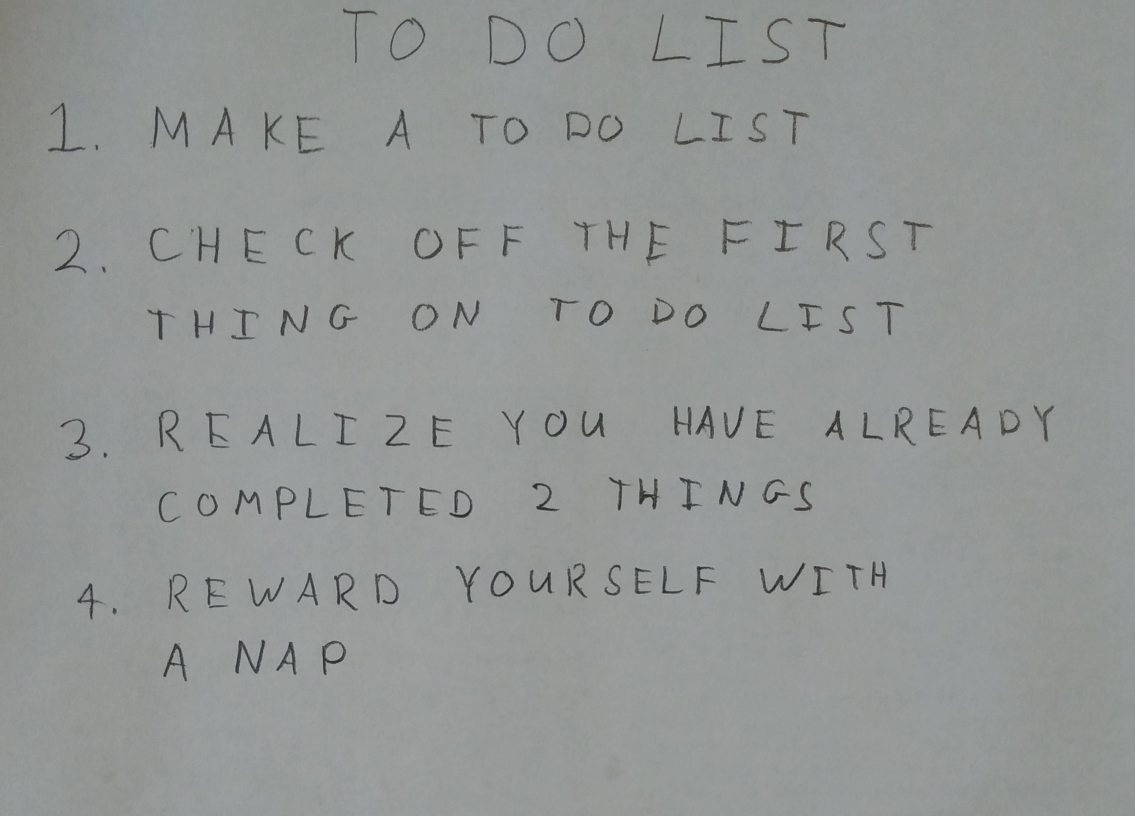
#> input picture Neural Networks for Recognition/images/01_list.jpg, 2270 x 1631 px (shown at 1/2 size); its folder holds only this picture in this run
$ python run_q4.py   (older library calls are emulated)
#> lines starting #> are read from the running program, lines starting #| are printed output that depends on the picture; after the words box and inside, x2 and y2 are one past the last pixel; in counts of white or black regions, pixels touching at a corner belong together; long printed decimals are rounded
### Neural Networks for Recognition/python/q4.py
import numpy as np

import skimage
import skimage.measure
import skimage.color
import skimage.restoration
import skimage.filters
import skimage.morphology
import skimage.segmentation

import os
import matplotlib.pyplot as plt

# takes a color image
# returns a list of bounding boxes and black_and_white image
def findLetters(image):
    bboxes = []
    bw = None
    # insert processing in here
    # one idea estimate noise -> denoise -> greyscale -> threshold -> morphology -> label -> skip small boxes
    # this can be 10 to 15 lines of code using skimage functions
    image_denoised = skimage.restoration.denoise_wavelet(image, multichannel=True)  # denoise
    image_grey = skimage.color.rgb2grey(image_denoised)  # greyscale
    thresh = skimage.filters.threshold_otsu(image_grey)  # threshold
    image_binary = image_grey > thresh
    bw = skimage.morphology.opening(image_binary, np.ones((5, 5)))  # morphology
    image_label, num = skimage.measure.label(bw, background=1, connectivity=2, return_num=True)  # label

    for i in range(num):  # skip small boxes
        ys, xs = np.where(image_label == i + 1)
        y1, x1, y2, x2 = ys.min(), xs.min(), ys.max(), xs.max()
        if y2 - y1 < 30:
            continue
        bboxes.append([y1, x1, y2, x2])
    return bboxes, bw

### Neural Networks for Recognition/python/nn.py
import numpy as np
from util import *
# do not include any more libraries here!
# do not put any code outside of functions!

############################## Q 2.1 ##############################
# initialize b to 0 vector
# b should be a 1D array, not a 2D array with a singleton dimension
# we will do XW + b.
# X be [Examples, Dimensions]
# [7 lines left out: function initialize_weights, not called in this run]

############################## Q 2.2.1 ##############################
# x is a matrix
# a sigmoid activation function
def sigmoid(x):
    res = 1 / (1 + np.exp(-x))
    return res

############################## Q 2.2.1 ##############################
def forward(X, params, name='', activation=sigmoid):
    """
    Do a forward pass

    Keyword arguments:
    X -- input vector [Examples x D]
    params -- a dictionary containing parameters
    name -- name of the layer
    activation -- the activation function (default is sigmoid)
    """
    pre_act, post_act = None, None
    # get the layer parameters
    W = params['W' + name]
    b = params['b' + name]

    pre_act = np.dot(X, W) + b
    post_act = activation(pre_act)

    # store the pre-activation and post-activation values
    # these will be important in backprop
    params['cache_' + name] = (X, pre_act, post_act)

    return post_act

############################## Q 2.2.2  ##############################
# x is [examples,classes]
# softmax should be done for each row
def softmax(x):
    c = -np.amax(x, axis=1).reshape((-1, 1))
    e_x = np.exp(x + c)
    res = e_x / np.sum(e_x, axis=1).reshape((-1, 1))
    return res

############################## Q 2.2.3 ##############################
# compute total loss and accuracy
# y is size [examples,classes]
# probs is size [examples,classes]
# [8 lines left out: function compute_loss_and_acc, not called in this run]

############################## Q 2.3 ##############################
# we give this to you
# because you proved it
# it's a function of post_act
def sigmoid_deriv(post_act):
    res = post_act*(1.0-post_act)
    return res

# [44 lines left out: functions backwards, get_random_batches, not called in this run]

### Neural Networks for Recognition/python/run_q4.py
import os
import numpy as np
import matplotlib.pyplot as plt
import matplotlib.patches

import skimage
import skimage.measure
import skimage.color
import skimage.restoration
import skimage.io
import skimage.filters
import skimage.morphology
import skimage.segmentation

from nn import *
from q4 import *
# do not include any more libraries here!
# no opencv, no sklearn, etc!
import warnings
warnings.simplefilter(action='ignore', category=FutureWarning)
warnings.simplefilter(action='ignore', category=UserWarning)


def cluster(bboxes, K):
    from sklearn.cluster import KMeans
    bboxes = bboxes[np.argsort(bboxes[:, 2])]
    rows = bboxes[:, 2].reshape(-1, 1)
    kmeans = KMeans(n_clusters=K, random_state=0).fit(rows)
    labels = kmeans.labels_

    lines, line = [], []
    prev_label = labels[0]
    for i in range(len(labels)):
        curr_label = labels[i]
        if curr_label == prev_label:
            line.append(bboxes[i])
        else:
            line = sorted(line, key=lambda x: x[1])
            lines.append(line)
            line = [bboxes[i]]
        prev_label = curr_label
    if len(line) > 0:
        line = sorted(line, key=lambda x: x[1])
        lines.append(line)
    return lines


true_K = [8, 5, 3, 3]  # ground truth lines of texts
characters = "ABCDEFGHIJKLMNOPQRSTUVWXYZ0123456789"
test_y = ["TODOLIST1MAKEATODOLIST2CHECKOFFTHEFIRSTTHINGONTODOLIST3REALIZEYOUHAVEALREADYCOMPLETED2THINGS4REWARDYOURSELFWITHANAP",
          "ABCDEFGHIJKLMNOPQRSTUVWXYZ1234567890",
          "HAIKUSAREEASYBUTSOMETIMESTHEYDONTMAKESENSEREFRIGERATOR",
          "DEEPLEARNINGDEEPERLEARNINGDEEPESTLEARNING"]
for i, img in enumerate(os.listdir('../images')):
    im1 = skimage.img_as_float(skimage.io.imread(os.path.join('../images',img)))
    bboxes, bw = findLetters(im1)
#> in findLetters, `thresh = skimage.filters.threshold_otsu(image_grey)`: thresh = 0.452
#> in findLetters, `image_binary = image_grey > thresh`:
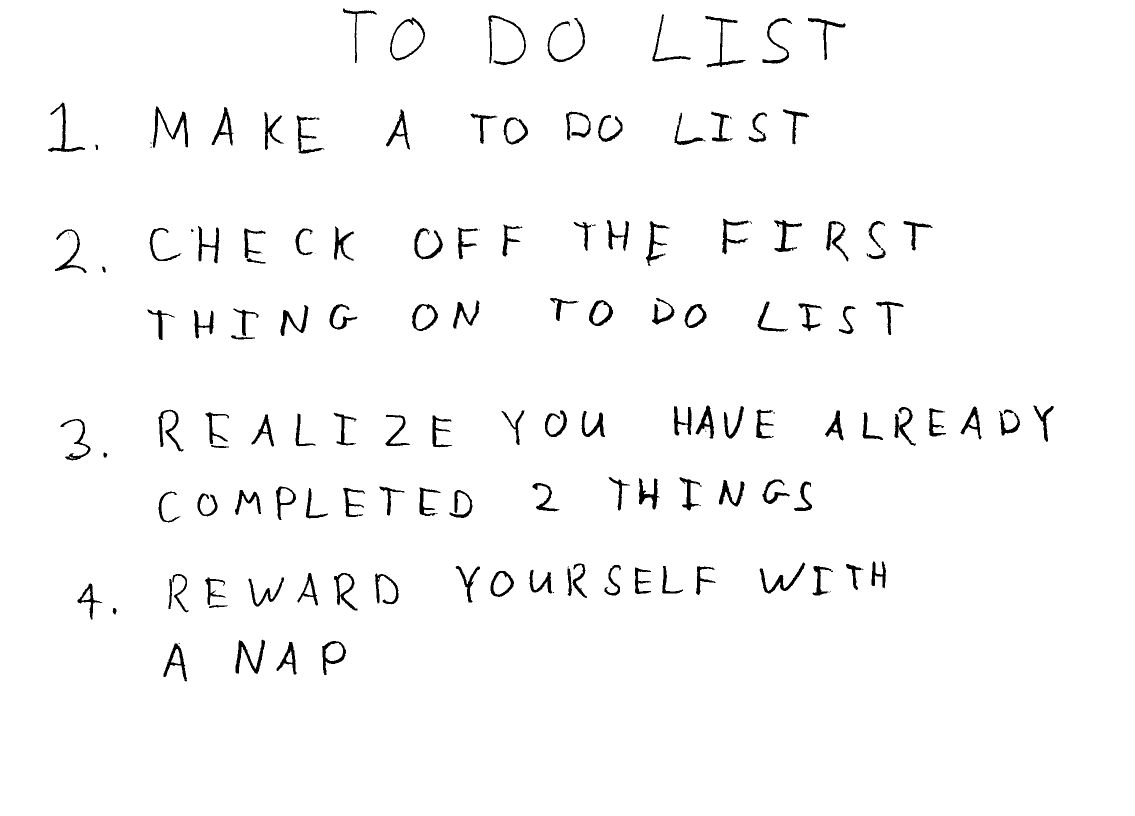
#> image_binary: shape (1631, 2270) bool (shown at 1/2 size); 97.6% white; 159 black regions (29 under 20 px), largest, box (x1, y1, x2, y2) and area: (306, 213, 376, 295) 1374, (471, 1279, 530, 1348) 1217, (977, 30, 1052, 131) 1138
#> in findLetters, `bw = skimage.morphology.opening(image_binary, np.ones((5, 5)))`: bw: shape (1631, 2270) bool; 97.5% white; 127 black regions (7 under 20 px), largest, box (x1, y1, x2, y2) and area: (301, 213, 376, 296) 1448, (471, 1279, 530, 1348) 1247, (1519, 1125, 1611, 1187) 1168
#> in findLetters, `image_label, num = skimage.measure.label(bw, background=1, connectivit..`:
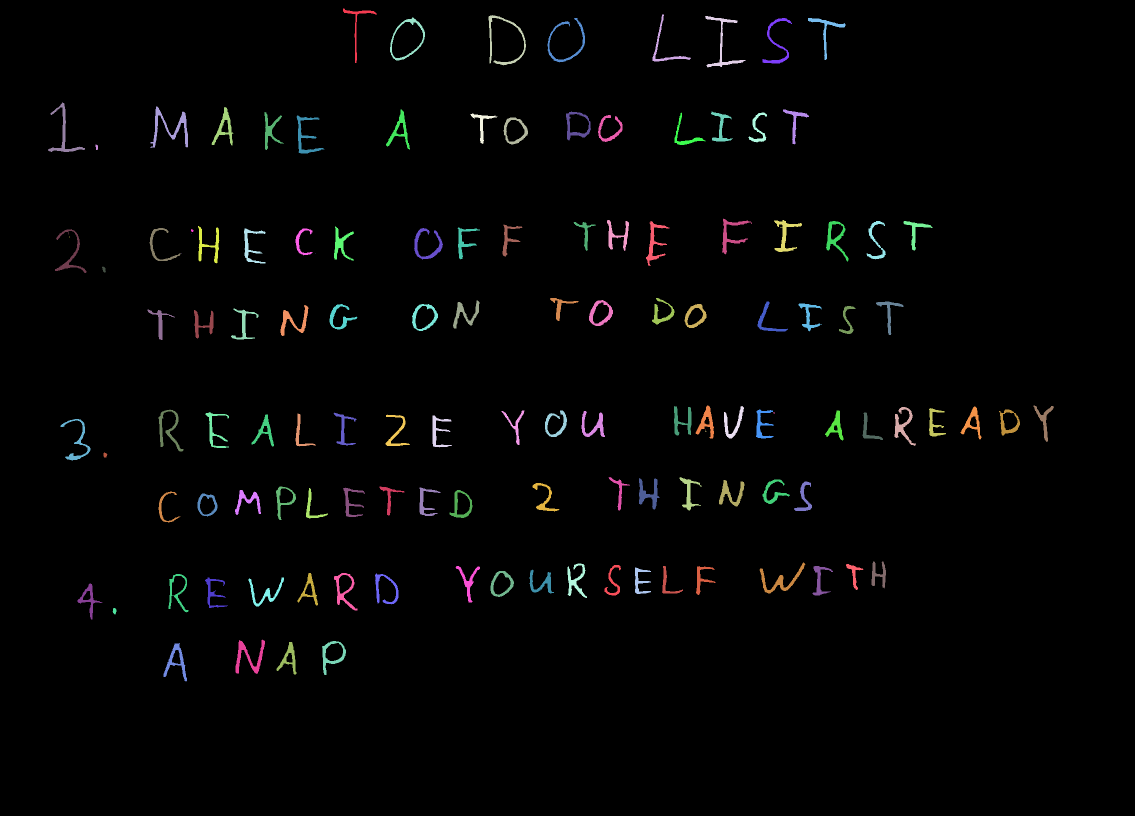
#> image_label: shape (1631, 2270) int32 (shown at 1/2 size); 128 distinct labels, from 0 to 127; one colour per label, 0 black
#> in findLetters, `image_label, num = skimage.measure.label(bw, background=1, connectivit..`: num = 127
#> the loop in findLetters, `for i in range(num):` made 127 passes
#> (y1, x1, y2, x2) on passes 1 to 12: (16, 686, 125, 752), (28, 1305, 122, 1381), (30, 977, 130, 1051), (32, 1410, 134, 1490), (35, 780, 120, 849), (36, 1095, 124, 1169), (36, 1525, 126, 1583), (36, 1616, 119, 1690), (205, 96, 303, 169), (213, 301, 295, 375), (214, 423, 290, 466), (219, 772, 298, 819)
#> (ys, xs, y1, x1, y2, x2) on passes 42 to 45: ([467], [382], 467, 382, 467, 382), ([473, 474], [138, 138], 473, 138, 474, 138), ([506], [363], 506, 363, 506, 363), ([506], [630], 506, 630, 506, 630)
#> after the loop in findLetters, `for i in range(num):`: bboxes = 115 items, first 6: [16, 686, 125, 752], [28, 1305, 122, 1381], [30, 977, 130, 1051], [32, 1410, 134, 1490], [35, 780, 120, 849], [36, 1095, 124, 1169]

    plt.imshow(bw, cmap='gray')
    for bbox in bboxes:
        minr, minc, maxr, maxc = bbox
        rect = matplotlib.patches.Rectangle((minc, minr), maxc - minc, maxr - minr,
                                fill=False, edgecolor='red', linewidth=2)
        plt.gca().add_patch(rect)
#> this loop made 115 passes
    plt.show()
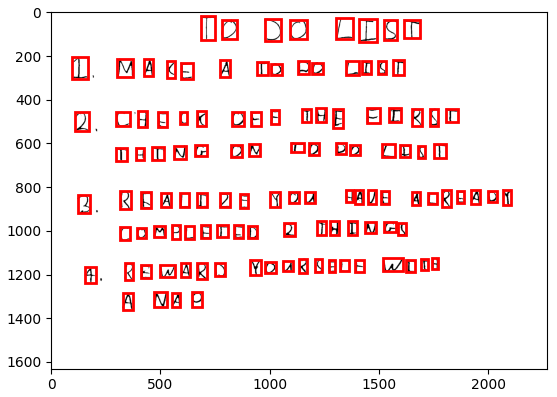
#> figure drawn by matplotlib, 1 panel
    # find the rows using..RANSAC, counting, clustering, etc.
    lines = cluster(np.array(bboxes), true_K[i])
#> in cluster, `bboxes = bboxes[np.argsort(bboxes[:, 2])]`: bboxes = 115 rows, first 6: [36, 1616, 119, 1690], [35, 780, 120, 849], [28, 1305, 122, 1381], [36, 1095, 124, 1169], [16, 686, 125, 752], [36, 1525, 126, 1583]
#> in cluster, `rows = bboxes[:, 2].reshape(-1, 1)`: rows = 115 values from 119 to 1362
#> in cluster, `labels = kmeans.labels_`: labels = 115 values, max 7 at index 111, min 0 at index 54, mean 2.9
#> in cluster, `prev_label = labels[0]`: prev_label = 4
#> the loop in cluster, `for i in range(len(labels)):` made 115 passes
#> (curr_label, prev_label) on passes 9, 23, 40, 55: (1, 1), (3, 3), (6, 6), (0, 0)
#> curr_label on passes 77, 93: 5, 2
#> after the loop in cluster, `for i in range(len(labels)):`: lines = 7 items
#> in cluster, `line = sorted(line, key=lambda x: x[1])`: line = [[1286, 327, 1362, 373], [1279, 471, 1347, 529], [1284, 553, 1348, 592], [1282, 644, 1349, 691]]
#> lines = 8 items

    # load the weights
    # run the crops through your neural network and print them out
    import pickle
    import string
    letters = np.array([_ for _ in string.ascii_uppercase[:26]] + [str(_) for _ in range(10)])
    params = pickle.load(open('q3_weights.pickle','rb'))
#> (reads Neural Networks for Recognition/python/q3_weights.pickle from the repository)

    # crop the bounding boxes
    # note.. before you flatten, transpose the image (that's how the dataset is!)
    # consider doing a square crop, and even using np.pad() to get your images looking more like the dataset
    classified_texts = ""
    pad_width = 5
    acc, j = 0, 0
    for line in lines:
        for bbox in line:
            y1, x1, y2, x2 = bbox
            max_side = max(y2 - y1, x2 - x1)
            y_center, x_center = (y1 + y2) // 2, (x1 + x2) // 2
            image = bw[y_center - max_side // 2: y_center + max_side // 2, x_center - max_side // 2: x_center + max_side // 2]
            image_cropped = skimage.transform.resize(image.astype(float), (32 - 2 * pad_width, 32 - 2 * pad_width))
            image_padded = np.pad(image_cropped, ((pad_width, pad_width), (pad_width, pad_width)), 'constant', constant_values=1)
            image_padded = (image_padded > 0.9).astype(int)
            x = image_padded.transpose().reshape(1, -1)

            h1 = forward(x, params, 'layer1')
            probs = forward(h1, params, 'output', softmax)
            character = characters[np.argmax(probs)]
            acc += int(character == test_y[i][j])
            classified_texts += character
            j += 1
        classified_texts += '\n'
#> this loop made 8 passes
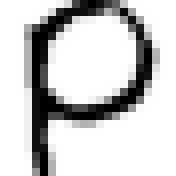
#> image_cropped: shape (22, 22) float64 (shown 8 times larger); min 7.84e-06, max 1, mean 0.792
    print("-"*80 + "\n" + img + ":\n")
    print(classified_texts)
#| T0D0LI5T
#| IMA1EAT0DOLI5T
#| 2CHFCK0FETH5FIRST
#| THING0NT000LI5T
#| 3RIALIZEY0UHAVEALREADX
#| C0MPLEICD2THINGS
#| AREWARDY0URSELFWITH
#| ANAP
    print("Accuracy:", acc / len(test_y[i]), "\n\n")
#| Accuracy: 0.7913
